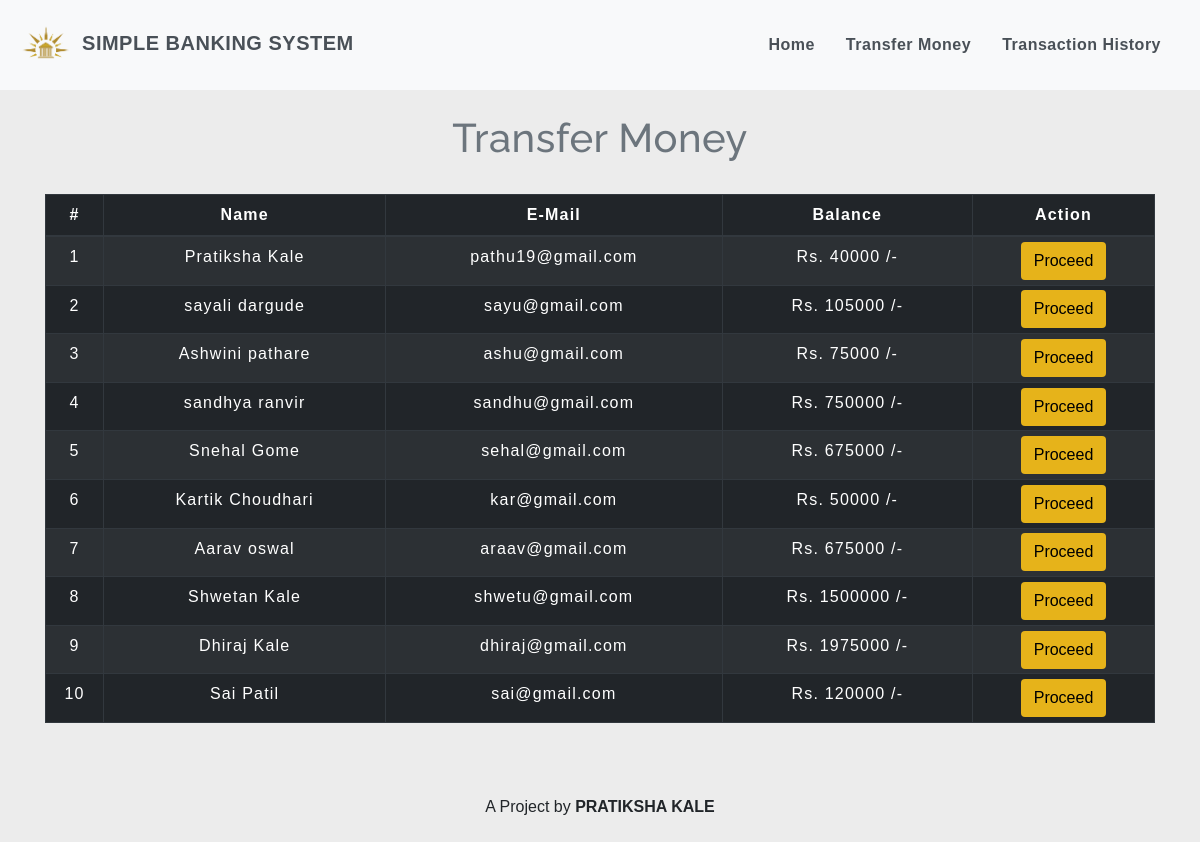
The app's page /transfermoney.php with its own data.
### tables this page shows
CREATE TABLE `users` (
  `id` int(3) NOT NULL,
  `name` text NOT NULL,
  `email` varchar(30) NOT NULL,
  `gender` varchar(155) NOT NULL,
  `balance` int(8) NOT NULL
);

### transfermoney.php (the view, shortened to what this page needs)
<!DOCTYPE html>
<html lang="en">
<head>
    <link rel="stylesheet" href="https://maxcdn.bootstrapcdn.com/bootstrap/4.0.0/css/bootstrap.min.css">
    <link rel="stylesheet" type="text/css" href="css/table.css">
    <link rel="stylesheet" type="text/css" href="css/navbar.css">
</head>
<body style="background-color : #ececec;">
<?php
    include 'config.php';
    $sql = "SELECT * FROM users";
    $result = mysqli_query($conn,$sql);
?>
<?php
  include 'navbar.php';
?>
<div class="container">
        <h2 class="text-center pt-4" style="color : #6c757d;">Transfer Money</h2>
        <br>
            <div class="row">
                <div class="col">
                    <div class="table-responsive-sm">
                    <table class="table table-hover table-sm table-striped table-condensed table-bordered table-dark" style="border-color:white;">
                        <thead style="color : white;">
                            <tr>
                            <th scope="col" class="text-center py-2">#</th>
                            <th scope="col" class="text-center py-2">Name</th>
                            <th scope="col" class="text-center py-2">E-Mail</th>
                            <th scope="col" class="text-center py-2">Balance</th>
                            <th scope="col" class="text-center py-2">Action</th>
                            </tr>
                        </thead>
                        <tbody>
                <?php
                    $cnt=1;
                    while($rows=mysqli_fetch_assoc($result)){
                ?>
                    <tr style="color : white;">
                        <td class="py-2"><?php echo $cnt;; ?></td>
                        <td class="py-2"><?php echo $rows['name']?></td>
                        <td class="py-2"><?php echo $rows['email']?></td>
                        <td class="py-2">Rs. <?php echo $rows['balance']?> /-</td>
                        <td><a href="selecteduserdetail.php?id= <?php echo $rows['id'] ;?>"> <button type="button" class="btn" style="background-color : #e6b31a;" style="border-radius:0%;">Proceed</button></a></td>
                    </tr>
                <?php
                $cnt=$cnt+1;
                    }
                ?>
                        </tbody>
                    </table>
                    </div>
                </div>
            </div>
         </div>
         <footer class="text-center mt-5 py-2">
            <p>A Project by <b>PRATIKSHA KALE</b></p>
        </footer>
</body>
</html>

### css/table.css (style rules this page uses)
* { padding: 0; margin: 0; box-sizing: border-box; font-family: sans-serif; }
h2 { font-size: 40px; }
table { letter-spacing: 1.2px; }
td { text-align: center; }
button { border:none; background: #d9d9d9; transition: 1s; }

### css/navbar.css (style rules this page uses)
h2 { color: #4C4B4B; letter-spacing: 0.5px; font-family: raleway; }

### transfermoney.php (style rules this page uses)
button { transition: 1.5s; }

### records on screen
users: name "Pratiksha Kale", email "pathu19@gmail.com", balance "40000"
users: name "sayali dargude", email "sayu@gmail.com", balance "105000"
users: name "Ashwini pathare", email "ashu@gmail.com", balance "75000"
users: name "sandhya ranvir", email "sandhu@gmail.com", balance "750000"
users: name "Snehal Gome", email "sehal@gmail.com", balance "675000"
users: name "Kartik Choudhari", email "kar@gmail.com", balance "50000"
users: name "Aarav oswal", email "araav@gmail.com", balance "675000"
users: name "Shwetan Kale", email "shwetu@gmail.com", balance "1500000"
users: name "Dhiraj Kale", email "dhiraj@gmail.com", balance "1975000"
users: name "Sai Patil", email "sai@gmail.com", balance "120000"
